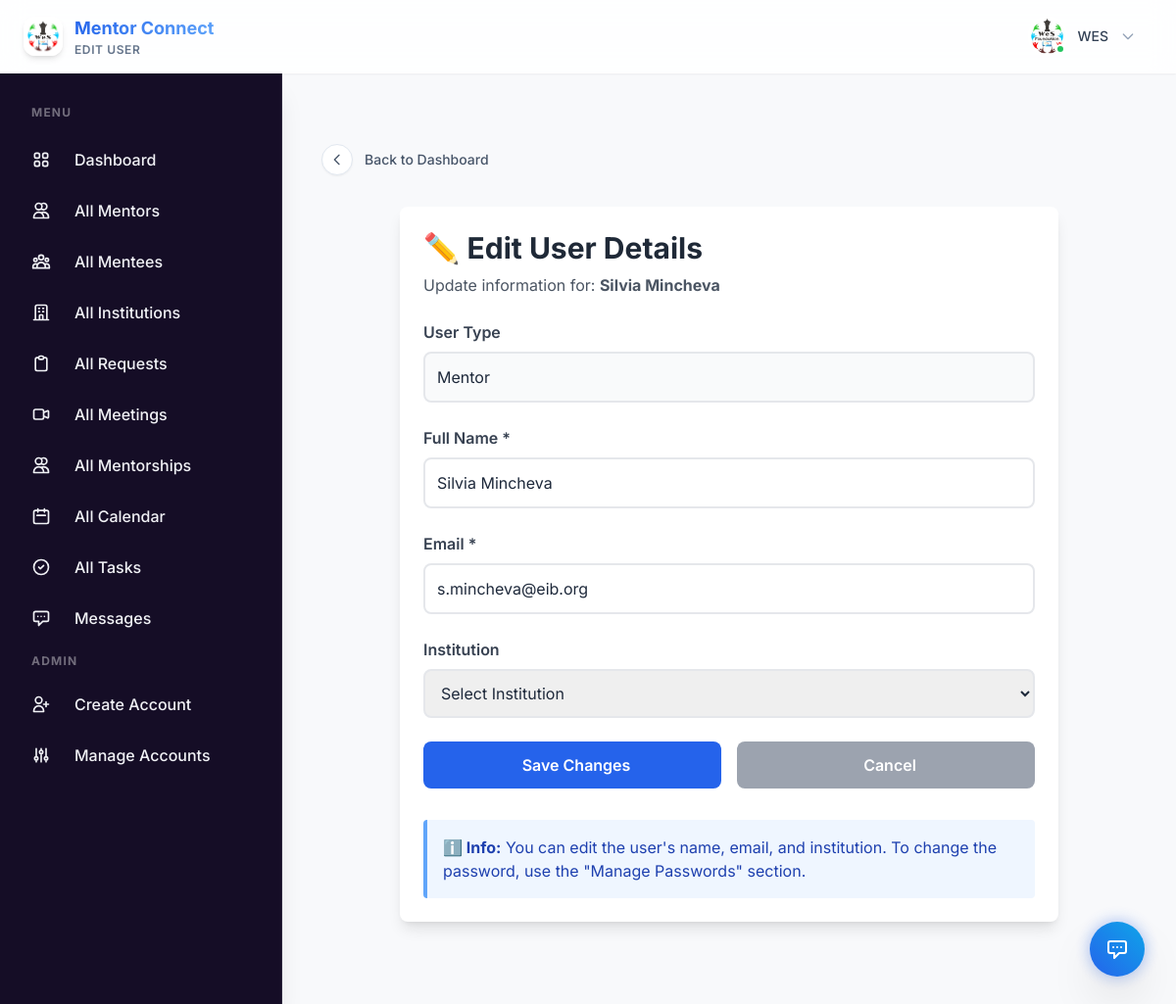
/edit_user/280 (signed in), run on the app's committed database.
### app.py (models this page shows, shortened)
class SupervisorProfile(db.Model):
    __tablename__ = "supervisor_profile"
    id = db.Column(db.Integer, primary_key=True)
    user_id = db.Column(db.Integer, db.ForeignKey("signup_details.id"), nullable=False, unique=True)
    organisation = db.Column(db.String(150))
    whatsapp = db.Column(db.String(20))
    location = db.Column(db.String(100))
    role = db.Column(db.String(100))
    additional_info = db.Column(db.Text)
    profile_picture = db.Column(db.String(100))
    user = db.relationship("User", backref="supervisor_profile", uselist=False)

class User(db.Model):
    __tablename__ = "signup_details"
    id = db.Column(db.Integer, primary_key=True)
    name = db.Column(db.String(100), nullable=False)
    email = db.Column(db.String(100), unique=True, nullable=False)
    password = db.Column(db.String(200), nullable=True)   # nullable for OAuth users
    user_type = db.Column(db.String(10), nullable=True)  # nullable until user selects type
    institution = db.Column(db.String(150), nullable=True)
    institution_id = db.Column(db.Integer, db.ForeignKey("institutions.id"), nullable=True)
    google_id = db.Column(db.String(200), unique=True, nullable=True)
    oauth_provider = db.Column(db.String(50), nullable=True)  # 'google', 'facebook', etc.
    profile_picture_url = db.Column(db.String(500), nullable=True)  # OAuth profile picture
    oauth_created_at = db.Column(db.DateTime, nullable=True)
    created_at = db.Column(db.DateTime, default=datetime.utcnow)
    mentor_profile = db.relationship("MentorProfile", backref="user", uselist=False)
    mentee_profile = db.relationship("MenteeProfile", backref="user_ref", uselist=False, foreign_keys="MenteeProfile.user_id", overlaps="mentee_profile_ref,user")
    institution_ref = db.relationship("Institution", backref="users", foreign_keys="User.institution_id")

### app.py (the view, shortened to what this page needs)
@app.route("/edit_user/<int:user_id>", methods=["GET", "POST"])
def edit_user(user_id):
    if "email" not in session or session.get("user_type") != "0":
        flash("Only supervisors can edit users!", "error")
        return redirect(url_for("signin"))
    user = User.query.get_or_404(user_id)
    institutions = Institution.query.filter_by(status="active").all()
    return render_template(
        "supervisor/edit_user.html",
        user=user,
        institutions=institutions,
        show_sidebar=True
    )

### templates/supervisor/edit_user.html (shortened to what this page needs)
{% extends "base2.html" %}
{% block user %}Edit User{% endblock %}
{% block content %}
{% include 'components/back_button.html' with context %}
<div class="max-w-2xl mx-auto mt-8 p-6 bg-white rounded-lg shadow-lg">
    <div class="mb-6">
        <h1 class="text-3xl font-bold text-gray-800 mb-2">✏️ Edit User Details</h1>
        <p class="text-gray-600">Update information for: <strong>{{ user.name }}</strong></p>
    </div>
    <form method="POST" class="space-y-6">
        <div>
            <label class="block text-gray-700 font-semibold mb-2">User Type</label>
            <input type="text" value="{% if user.user_type == '1' %}Mentor{% elif user.user_type == '2' %}Mentee{% elif user.user_type == '0' %}Supervisor{% elif user.user_type == '3' %}Institution Admin{% endif %}" class="w-full p-3 border-2 border-gray-200 rounded-lg bg-gray-50" readonly>
        </div>
        <div>
            <label class="block text-gray-700 font-semibold mb-2">Full Name *</label>
            <input type="text" name="name" value="{{ user.name }}" class="w-full p-3 border-2 border-gray-200 rounded-lg focus:border-blue-500 focus:ring-2 focus:ring-blue-200" required>
        </div>
        <div>
            <label class="block text-gray-700 font-semibold mb-2">Email *</label>
            <input type="email" name="email" value="{{ user.email }}" class="w-full p-3 border-2 border-gray-200 rounded-lg focus:border-blue-500 focus:ring-2 focus:ring-blue-200" required>
        </div>
        <div>
            <label class="block text-gray-700 font-semibold mb-2">Institution</label>
            <select name="institution" class="w-full p-3 border-2 border-gray-200 rounded-lg focus:border-blue-500 focus:ring-2 focus:ring-blue-200">
                <option value="">Select Institution</option>
            </select>
        </div>
        <div class="flex gap-4">
            <button type="submit" class="flex-1 px-6 py-3 bg-blue-600 text-white rounded-lg hover:bg-blue-700 font-semibold transition">
                Save Changes
            </button>
            <a href="{{ url_for('manage_created_accounts') }}" class="flex-1 px-6 py-3 bg-gray-400 text-white rounded-lg hover:bg-gray-500 font-semibold transition text-center">
                Cancel
            </a>
        </div>
    </form>
    <div class="mt-8 p-4 bg-blue-50 border-l-4 border-blue-400 rounded">
        <p class="text-blue-800"><strong>ℹ️ Info:</strong> You can edit the user's name, email, and institution. To change the password, use the "Manage Passwords" section.</p>
    </div>
</div>
{% endblock %}

### templates/base2.html (shortened to what this page needs)
<!DOCTYPE html>
<html lang="en">
<head>
    <script src="https://cdn.tailwindcss.com"></script>
    <link rel="stylesheet" href="{{ url_for('static', filename='design-system.css') }}">
    <link href='https://cdn.jsdelivr.net/npm/fullcalendar@5.11.3/main.min.css' rel='stylesheet' />
</head>
<body class="flex flex-col h-screen overflow-hidden text-slate-800">
    <nav class="glass-nav flex justify-between items-center px-6 py-3 z-30 sticky top-0 shadow-sm">
        <div class="flex items-center space-x-3">
            <a href="
            {% if session.get('user_type') == '0' %}
                {{ url_for('supervisordashboard') }}
            {% elif session.get('user_type') == '1' %}
                {{ url_for('mentordashboard') }}
            {% elif session.get('user_type') == '2' %}
                {{ url_for('menteedashboard') }}
            {% elif session.get('user_type') == '3' %}
                {{ url_for('institutiondashboard') }}
            {% else %}
                {{ url_for('home') }}
            {% endif %}
            " class="flex items-center gap-3 group">
                <img src="{{ url_for('static', filename='img/logo.jpg') }}" alt="LOGO"
                    class="h-10 w-10 rounded-xl shadow-md group-hover:scale-105 transition-transform">
                <div class="flex flex-col">
                    <span class="text-lg font-bold text-gradient">Mentor Connect</span>
                    <span class="text-xs font-semibold text-slate-500 uppercase tracking-wider">{% block user %}{%
                        endblock %}</span>
                </div>
            </a>
        </div>
        <div class="flex items-center gap-3">
            <div class="relative">
                <button id="profile-dropdown-btn"
                    class="group flex items-center gap-3 p-1.5 pr-4 rounded-full hover:bg-slate-100/50 transition-all duration-200 border border-transparent hover:border-slate-200">
                    <div class="relative">
                        {% if current_user_profile_pic and current_user_profile_pic != 'default.png' %}
                        <img src="{{ url_for('static', filename='uploads/' + current_user_profile_pic) }}"
                            alt="Profile Picture" class="w-9 h-9 rounded-full object-cover ring-2 ring-white shadow-sm">
                        {% else %}
                        <img src="{{ url_for('static', filename='uploads/default.png') }}" alt="Profile Picture"
                            class="w-9 h-9 rounded-full object-cover ring-2 ring-white shadow-sm">
                        {% endif %}
                        <div class="absolute bottom-0 right-0 w-2.5 h-2.5 bg-green-500 border-2 border-white rounded-full">
                    </div>
                </div>
                <span class="text-sm font-medium text-slate-700 group-hover:text-primary hidden sm:block">{{
                    session.get('user_name') or session.get('email') }}</span>
                <svg class="w-4 h-4 text-slate-400 group-hover:text-primary transition-colors hidden sm:block"
                    fill="none" stroke="currentColor" viewBox="0 0 24 24">
                    <path stroke-linecap="round" stroke-linejoin="round" stroke-width="2" d="M19 9l-7 7-7-7"></path>
                </svg>
            </button>
        </div>
        </div>
    </nav>
    <div class="flex flex-1 overflow-hidden relative">
        {% if show_sidebar %}
        <aside id="sidebar" class="sidebar w-72 flex-shrink-0 flex flex-col transition-all duration-300 ease-in-out z-20
                          fixed inset-y-0 left-0 transform -translate-x-full md:relative md:translate-x-0
                          overflow-y-auto custom-scrollbar border-r border-slate-200/10 shadow-xl">
            <div class="p-4 space-y-1">
                {% if session.get('user_type') == '0' %}
                <div class="px-4 py-2 text-xs font-bold text-white/40 uppercase tracking-widest mb-2 mt-2">Menu</div>
                <a href="{{ url_for('supervisordashboard')}}"
                    class="sidebar-nav-item {% if request.endpoint == 'supervisordashboard' %}active{% endif %}">
                    Dashboard
                </a>
                <a href="{{ url_for('supervisor_find_mentor')}}"
                    class="sidebar-nav-item {% if request.endpoint == 'supervisor_find_mentor' %}active{% endif %}">
                    <svg class="w-5 h-5 mr-3" fill="none" stroke="currentColor" viewBox="0 0 24 24">
                        <path stroke-linecap="round" stroke-linejoin="round" stroke-width="2"
                            d="M12 4.354a4 4 0 110 5.292M15 21H3v-1a6 6 0 0112 0v1zm0 0h6v-1a6 6 0 00-9-5.197M13 7a4 4 0 11-8 0 4 4 0 018 0z" />
                    </svg>
                    All Mentors
                </a>
                <a href="{{ url_for('supervisor_find_mentee')}}"
                    class="sidebar-nav-item {% if request.endpoint == 'supervisor_find_mentee' %}active{% endif %}">
                    All Mentees
                </a>
                <a href="{{ url_for('institution')}}"
                    class="sidebar-nav-item {% if request.endpoint == 'institution' %}active{% endif %}">
                    <svg class="w-5 h-5 mr-3" fill="none" stroke="currentColor" viewBox="0 0 24 24">
                        <path stroke-linecap="round" stroke-linejoin="round" stroke-width="2"
                            d="M19 21V5a2 2 0 00-2-2H7a2 2 0 00-2 2v16m14 0h2m-2 0h-5m-9 0H3m2 0h5M9 7h1m-1 4h1m4-4h1m-1 4h1m-5 10v-5a1 1 0 011-1h2a1 1 0 011 1v5m-4 0h4" />
                    </svg>
                    All Institutions
                </a>
                <a href="{{ url_for('view_requests')}}"
                    class="sidebar-nav-item {% if request.endpoint == 'view_requests' %}active{% endif %}">
                    <svg class="w-5 h-5 mr-3" fill="none" stroke="currentColor" viewBox="0 0 24 24">
                        <path stroke-linecap="round" stroke-linejoin="round" stroke-width="2"
                            d="M9 5H7a2 2 0 00-2 2v12a2 2 0 002 2h10a2 2 0 002-2V7a2 2 0 00-2-2h-2M9 5a2 2 0 002 2h2a2 2 0 002-2M9 5a2 2 0 012-2h2a2 2 0 012 2" />
                    </svg>
                    All Requests
                </a>
                <a href="{{ url_for('supervisor_meeting_details')}}"
                    class="sidebar-nav-item {% if request.endpoint == 'supervisor_meeting_details' %}active{% endif %}">
                    <svg class="w-5 h-5 mr-3" fill="none" stroke="currentColor" viewBox="0 0 24 24">
                        <path stroke-linecap="round" stroke-linejoin="round" stroke-width="2"
                            d="M15 10l4.553-2.276A1 1 0 0121 8.618v6.764a1 1 0 01-1.447.894L15 14M5 18h8a2 2 0 002-2V8a2 2 0 00-2-2H5a2 2 0 00-2 2v8a2 2 0 002 2z" />
                    </svg>
                    All Meetings
                </a>
                <a href="{{ url_for('supervisor_all_mentorships')}}"
                    class="sidebar-nav-item {% if request.endpoint == 'supervisor_all_mentorships' %}active{% endif %}">
                    <svg class="w-5 h-5 mr-3" fill="none" stroke="currentColor" viewBox="0 0 24 24">
                        <path stroke-linecap="round" stroke-linejoin="round" stroke-width="2"
                            d="M12 4.354a4 4 0 110 5.292M15 21H3v-1a6 6 0 0112 0v1zm0 0h6v-1a6 6 0 00-9-5.197M13 7a4 4 0 11-8 0 4 4 0 018 0z" />
                    </svg>
                    All Mentorships
                </a>
                <a href="{{ url_for('supervisor_calendar')}}"
                    class="sidebar-nav-item {% if request.endpoint == 'supervisor_calendar' %}active{% endif %}">
                    <svg class="w-5 h-5 mr-3" fill="none" stroke="currentColor" viewBox="0 0 24 24">
                        <path stroke-linecap="round" stroke-linejoin="round" stroke-width="2"
                            d="M8 7V3m8 4V3m-9 8h10M5 21h14a2 2 0 002-2V7a2 2 0 00-2-2H5a2 2 0 00-2 2v12a2 2 0 002 2z" />
                    </svg>
                    All Calendar
                </a>
                <a href="{{ url_for('supervisor_tasks')}}"
                    class="sidebar-nav-item {% if request.endpoint == 'supervisor_tasks' %}active{% endif %}">
                    <svg class="w-5 h-5 mr-3" fill="none" stroke="currentColor" viewBox="0 0 24 24">
                        <path stroke-linecap="round" stroke-linejoin="round" stroke-width="2"
                            d="M9 12l2 2 4-4m6 2a9 9 0 11-18 0 9 9 0 0118 0z" />
                    </svg>
                    All Tasks
                </a>
                <a href="{{ url_for('chat')}}"
                    class="sidebar-nav-item {% if request.endpoint == 'chat' %}active{% endif %}">
                    <svg class="w-5 h-5 mr-3" fill="none" stroke="currentColor" viewBox="0 0 24 24">
                        <path stroke-linecap="round" stroke-linejoin="round" stroke-width="2"
                            d="M8 10h.01M12 10h.01M16 10h.01M9 16H5a2 2 0 01-2-2V6a2 2 0 012-2h14a2 2 0 012 2v8a2 2 0 01-2 2h-5l-5 5v-5z" />
                    </svg>
                    Messages
                </a>
                <div class="px-4 py-2 text-xs font-bold text-white/40 uppercase tracking-widest mb-2 mt-6">Admin</div>
                <a href="{{ url_for('create_account')}}"
                    class="sidebar-nav-item {% if request.endpoint == 'create_account' %}active{% endif %}">
                    <svg class="w-5 h-5 mr-3" fill="none" stroke="currentColor" viewBox="0 0 24 24">
                        <path stroke-linecap="round" stroke-linejoin="round" stroke-width="2"
                            d="M18 9v3m0 0v3m0-3h3m-3 0h-3m-2-5a4 4 0 11-8 0 4 4 0 018 0zM3 20a6 6 0 0112 0v1H3v-1z" />
                    </svg>
                    Create Account
                </a>
                <a href="{{ url_for('manage_created_accounts')}}"
                    class="sidebar-nav-item {% if request.endpoint == 'manage_created_accounts' %}active{% endif %}">
                    <svg class="w-5 h-5 mr-3" fill="none" stroke="currentColor" viewBox="0 0 24 24">
                        <path stroke-linecap="round" stroke-linejoin="round" stroke-width="2"
                            d="M12 6V4m0 2a2 2 0 100 4m0-4a2 2 0 110 4m-6 8a2 2 0 100-4m0 4a2 2 0 110-4m0 4v2m0-6V4m6 6v10m6-2a2 2 0 100-4m0 4a2 2 0 110-4m0 4v2m0-6V4" />
                    </svg>
                    Manage Accounts
                </a>
                {% endif %}
            </div>
        </aside>
        {% endif %}
        <main class="flex-1 p-6 md:p-10 overflow-y-auto pb-32">
            {% block content %}{% endblock %}
        </main>
    </div>
    <div id="supportBtn" onclick="redirectToSupport()"
        class="fixed bottom-8 right-8 z-50 animate-float cursor-pointer group">
        <div
            class="absolute inset-0 bg-blue-600 rounded-full blur opacity-40 group-hover:opacity-60 transition-opacity duration-300">
        </div>
        <div
            class="relative bg-gradient-to-tr from-blue-600 to-sky-500 text-white p-4 rounded-full shadow-2xl transition-all duration-300 group-hover:scale-110 flex items-center justify-center">
            <svg class="w-6 h-6" fill="none" stroke="currentColor" viewBox="0 0 24 24">
                <path stroke-linecap="round" stroke-linejoin="round" stroke-width="2"
                    d="M8 10h.01M12 10h.01M16 10h.01M9 16H5a2 2 0 01-2-2V6a2 2 0 012-2h14a2 2 0 012 2v8a2 2 0 01-2 2h-5l-5 5v-5z">
                </path>
            </svg>
        </div>
    </div>
</body>
</html>

### data on the page
SupervisorProfile: profile_picture (picture)
User: name "Silvia Mincheva", user_type "Mentor", email "s.mincheva@eib.org"

### other printed values
{{ session.get('user_name') or session.get('email') }} "WES"
